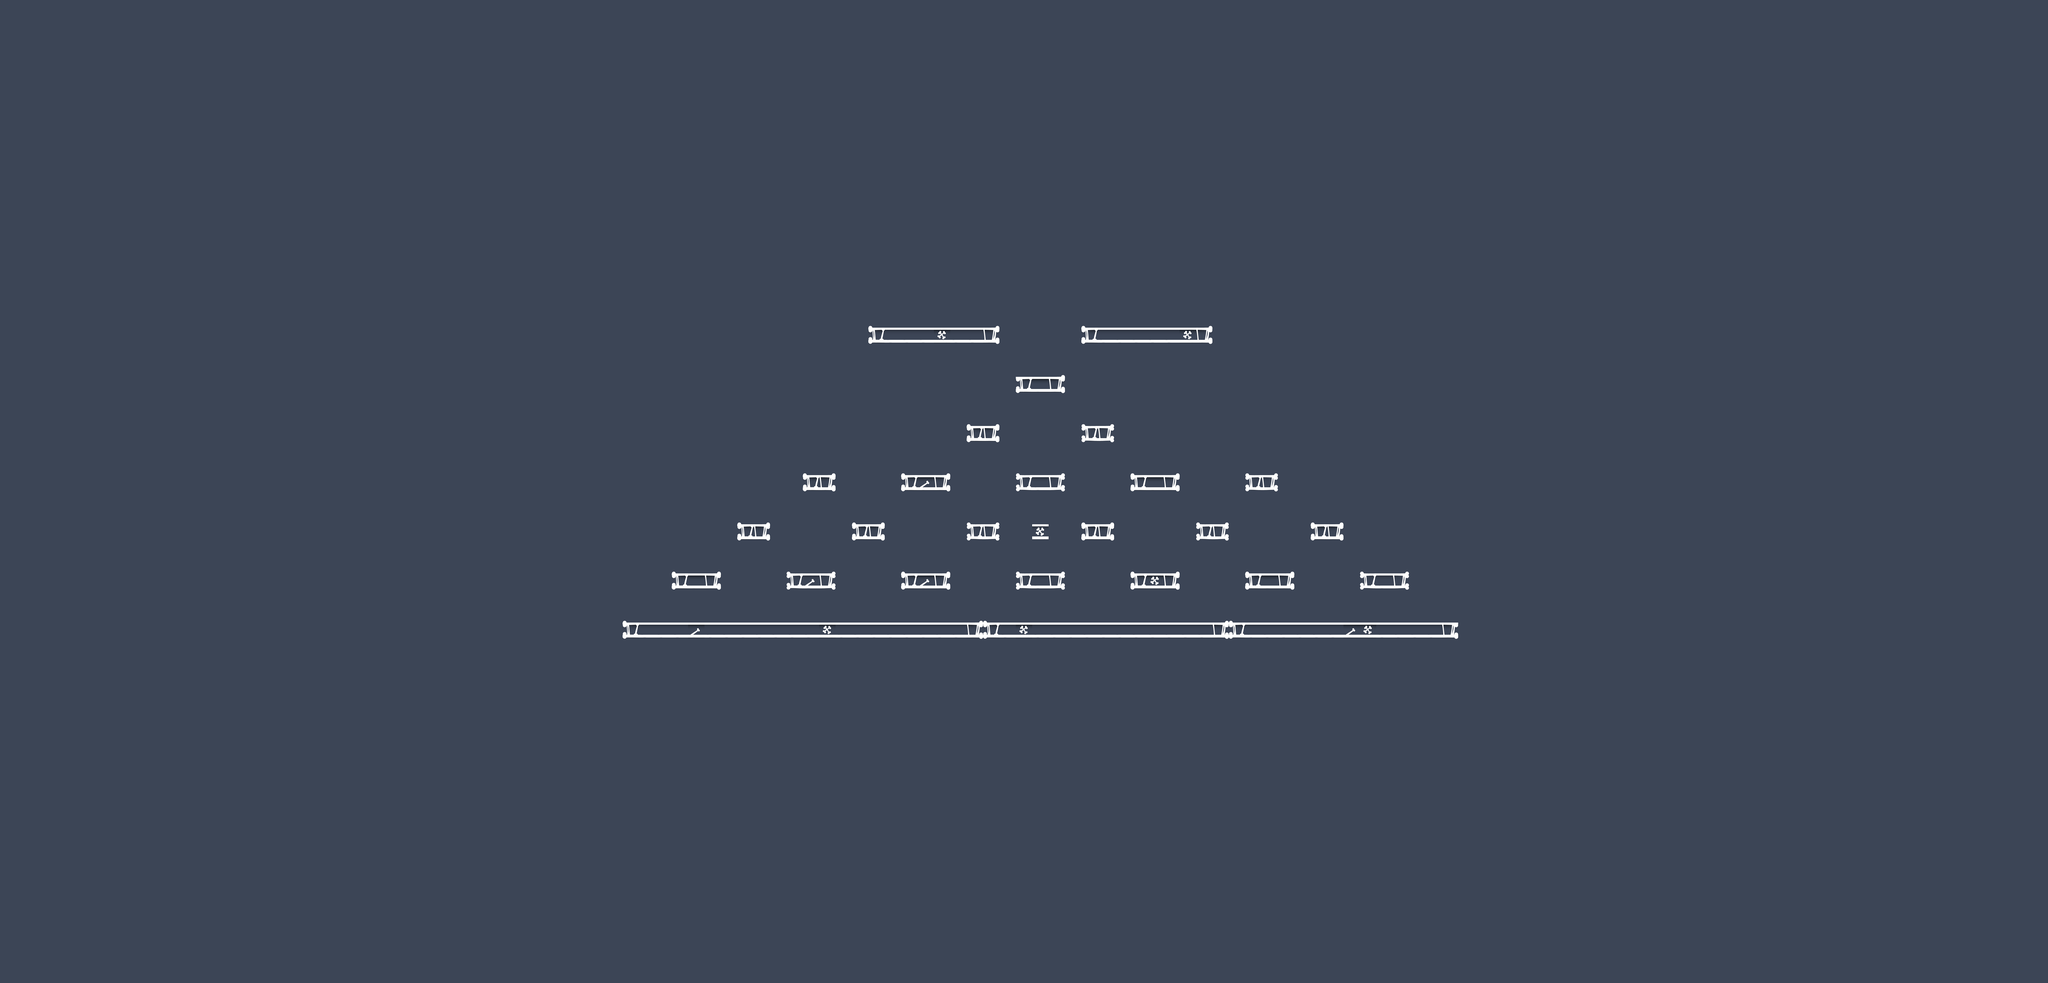

The image is a tile-based game level rendered from a .tmx file. Its description and source (layers, tilesets, objects; grid data summarised) follow:
An orthogonal 125x60 tile map with 70x70 px tiles, 2 tile layers (collision, foreground) and 8 objects (2x health, 2x enemy, items, door, gun, ...).

<map version="1.2" tiledversion="1.2.4.1" orientation="orthogonal" renderorder="right-down" width="125" height="60" tilewidth="70" tileheight="70" infinite="0" backgroundcolor="#3c4556" nextlayerid="16" nextobjectid="27">
 <tileset firstgid="1" name="map_tiles_70" tilewidth="70" tileheight="70" tilecount="16" columns="8">
  <image source="../images/map_tiles.png" width="560" height="140" />
  <terraintypes>
   <terrain name="New Terrain" tile="-1" />
   <terrain name="New Terrain" tile="-1" />
  </terraintypes>
  <tile id="0" terrain=",,0,0" />
  <tile id="1" terrain="0,0,0,0" />
  <tile id="2" terrain="0,,0," />
  <tile id="3" terrain="0,,," />
 </tileset>
 <objectgroup color="#ffff00" id="1" name="items">
  <object id="1" name="key" type="items" x="4412.54" y="1944.6" width="70" height="70" />
  <object id="2" name="door" x="4413.94" y="1545.12" width="70" height="70" />
  <object id="4" name="gun" x="4411.15" y="2371.27" width="70" height="70" />
  <object id="5" name="health" x="3678.12" y="2146.61" width="70" height="70" />
  <object id="26" name="health" x="5141" y="2151" width="70" height="70" />
 </objectgroup>
 <objectgroup color="#00aa00" id="2" name="player">
  <object id="7" name="player" type="player" x="4414.36" y="2550.36" width="70" height="94.5455" />
 </objectgroup>
 <objectgroup color="#ff0000" id="3" name="enemies">
  <object id="20" name="zombie" type="enemy" x="4182.33" y="1288.73" width="70" height="73.3333">
   <properties>
    <property name="style" value="1" />
   </properties>
  </object>
  <object id="21" name="zombie" type="enemy" x="4649.97" y="1305.21" width="70" height="73.3333">
   <properties>
    <property name="style" value="1" />
   </properties>
  </object>
 </objectgroup>
 <layer id="14" name="collision" width="125" height="60">
  <data>[7500 cells, 101 non-empty, 2 distinct tile ids]</data>
 </layer>
 <layer id="15" name="foreground" width="125" height="60">
  <data>[7500 cells, 120 non-empty, 7 distinct tile ids]</data>
 </layer>
</map>
